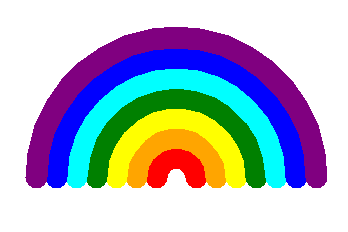

This chart was generated by the following Python code:
"""
   彩虹图.py
"""
import turtle

def draw_semi_circle(radius):
    """画半圆函数"""
    turtle.penup()
    turtle.fd(radius)
    turtle.left(90)
    turtle.pendown()
    turtle.circle(radius,180)
    turtle.penup()
    turtle.left(90)
    turtle.fd(radius)
    
cs = 'red','orange','yellow','green','cyan','blue','purple'

w = 22
turtle.pensize(w)
for c in range(7):
    r = 20 + c * 20        # 设定半径
    turtle.color(cs[c])    # 设定颜色
    draw_semi_circle(r)    # 画半圆
    
turtle.ht()
turtle.done()
